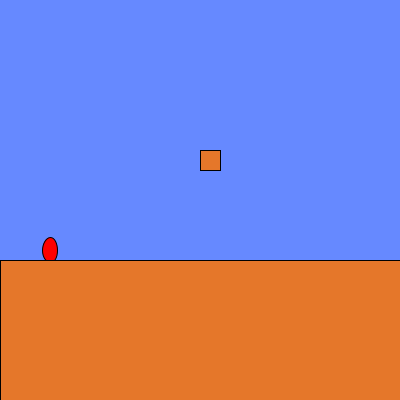
Frame 1 (no input)
Frame 60 (the mouse pressed at the canvas centre just before this capture): identical to frame 1, image omitted
Frame 120 (the mouse held since frame 60 and released just before this capture): identical to frame 1, image omitted

The Processing sketch that drew this single still picture (run headless with seeded random() and noise(); from frame 60 on, the mouse is pressed at the canvas centre):

// Processing sketch: week08_8
// ── week08_8.pde
void setup(){
  size(400,400);
}
float marioX=50, marioY=250, vx=0, vy=0;
void draw(){
  background(102,137,255);
  marioX += vx;
  if(flying){ //如果在飛行
    marioY += vy; //上下位置會改變
    vy += 0.98; //重力加速度往下
    if(marioY >=250){ //碰到地板
        marioY = 250; //站在地板上
      flying = false; //不再飛行
    }
  }
  fill(255,0,0); ellipse(marioX, marioY, 15,25);
  fill(229,119,42); rect(0, 260, 400, 150);
  fill(229,119,42); rect(200, 150, 20, 20);
  if(hitBox(200,150,20,20)){
    if(vy>0){
      marioY = 150-10;
      flying = false;
    }else{
      vy = 0;
      marioY = 150+20+10;
    }
  }
}
boolean hitBox(int x, int y, int w, int h){
  if(x-7<marioX && marioX<x+w+7 && y-10<marioY && marioY<y+h+10) return true;
  else return false;
}
boolean flying = false; //一開始,沒有在飛
void keyPressed(){
  if(keyCode==RIGHT) vx = 2;
  if(keyCode==LEFT) vx = -2;
  if(keyCode==UP && flying==false){ //如果沒有在飛的話,才能飛
    vy = -20;
    flying = true; // 開始飛行
  }
}
void keyReleased(){
  if(keyCode==LEFT || keyCode==RIGHT) vx = 0;
}
